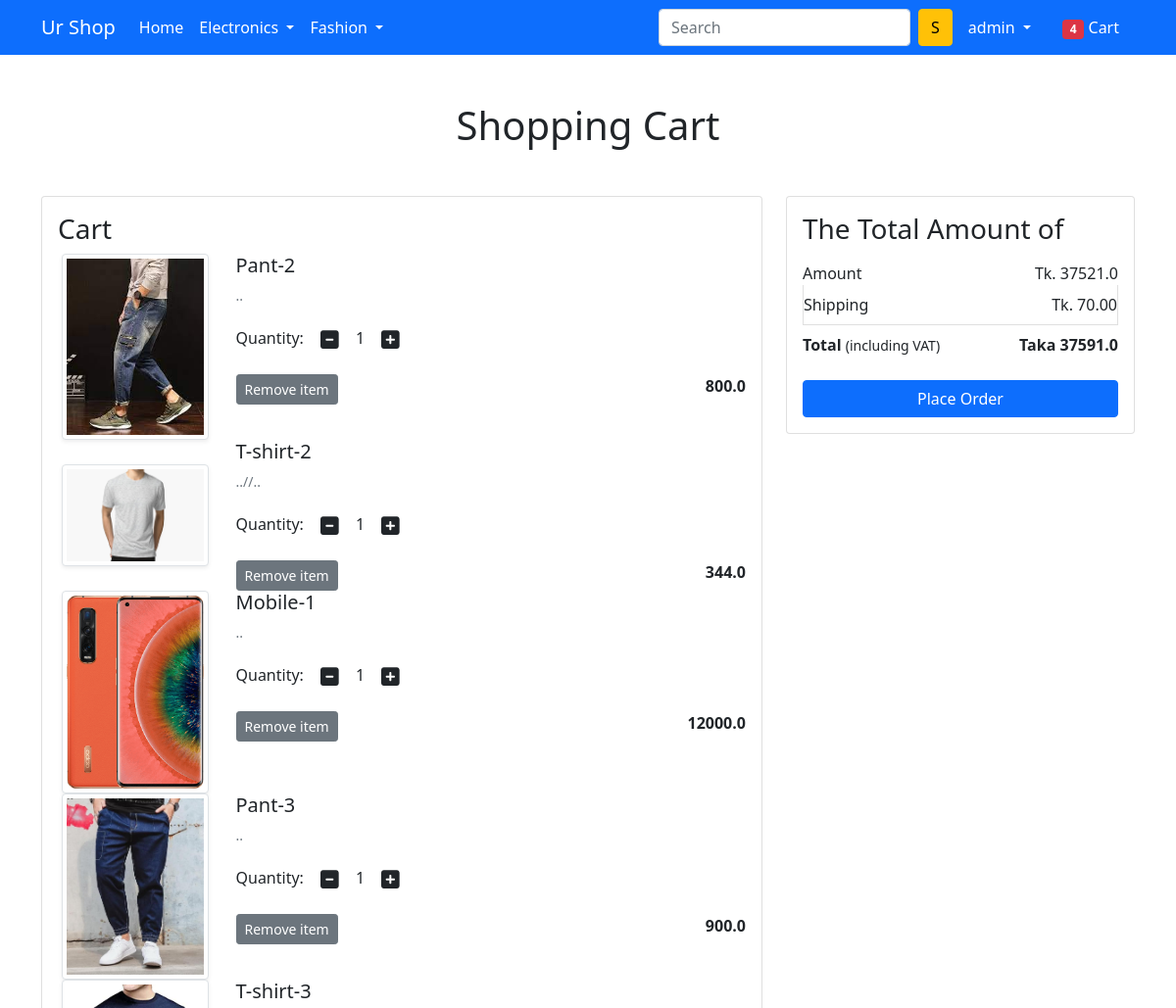
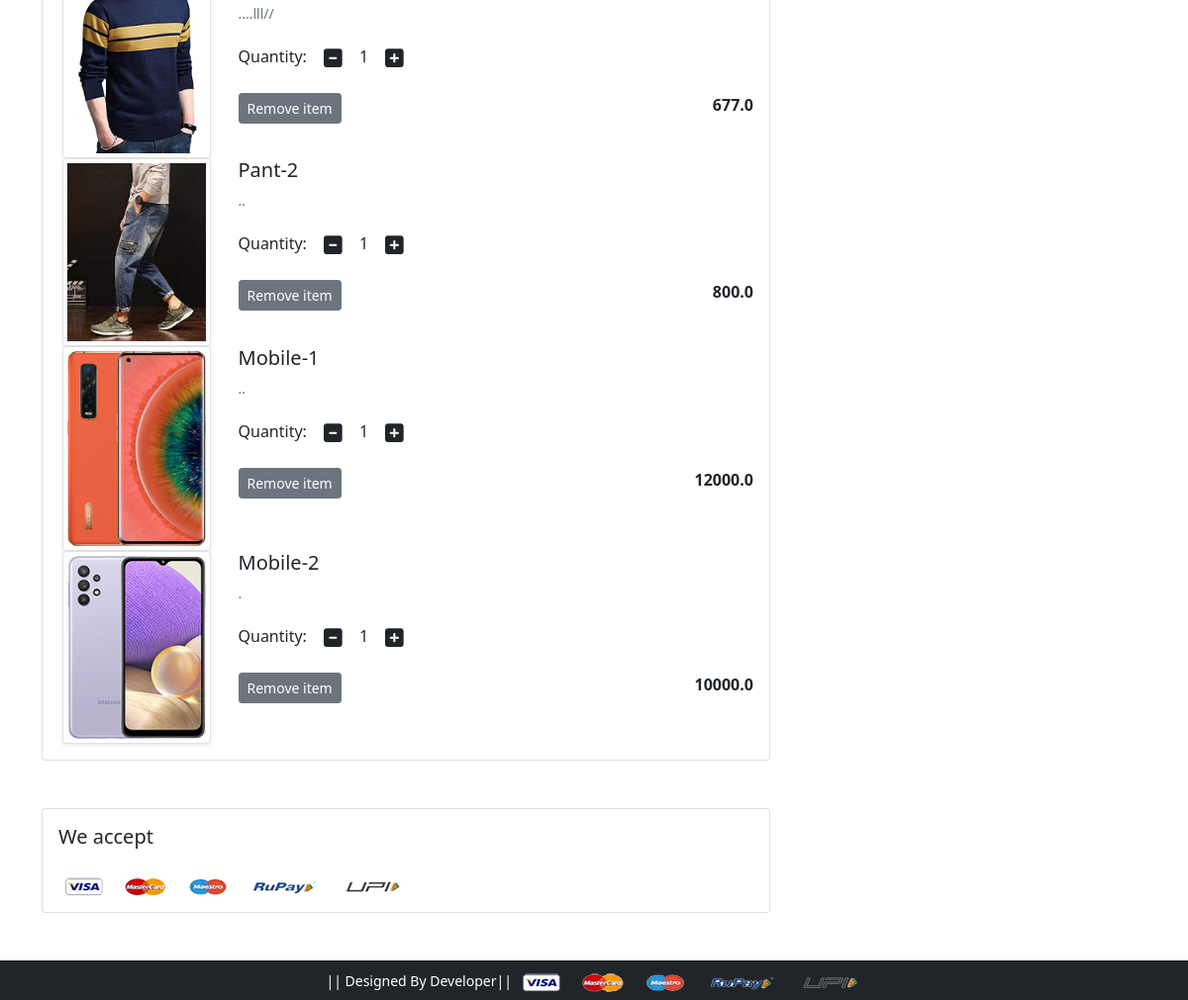
/cart/ (signed in), run on an earlier commit of the app's database (2 pictures, top to bottom).
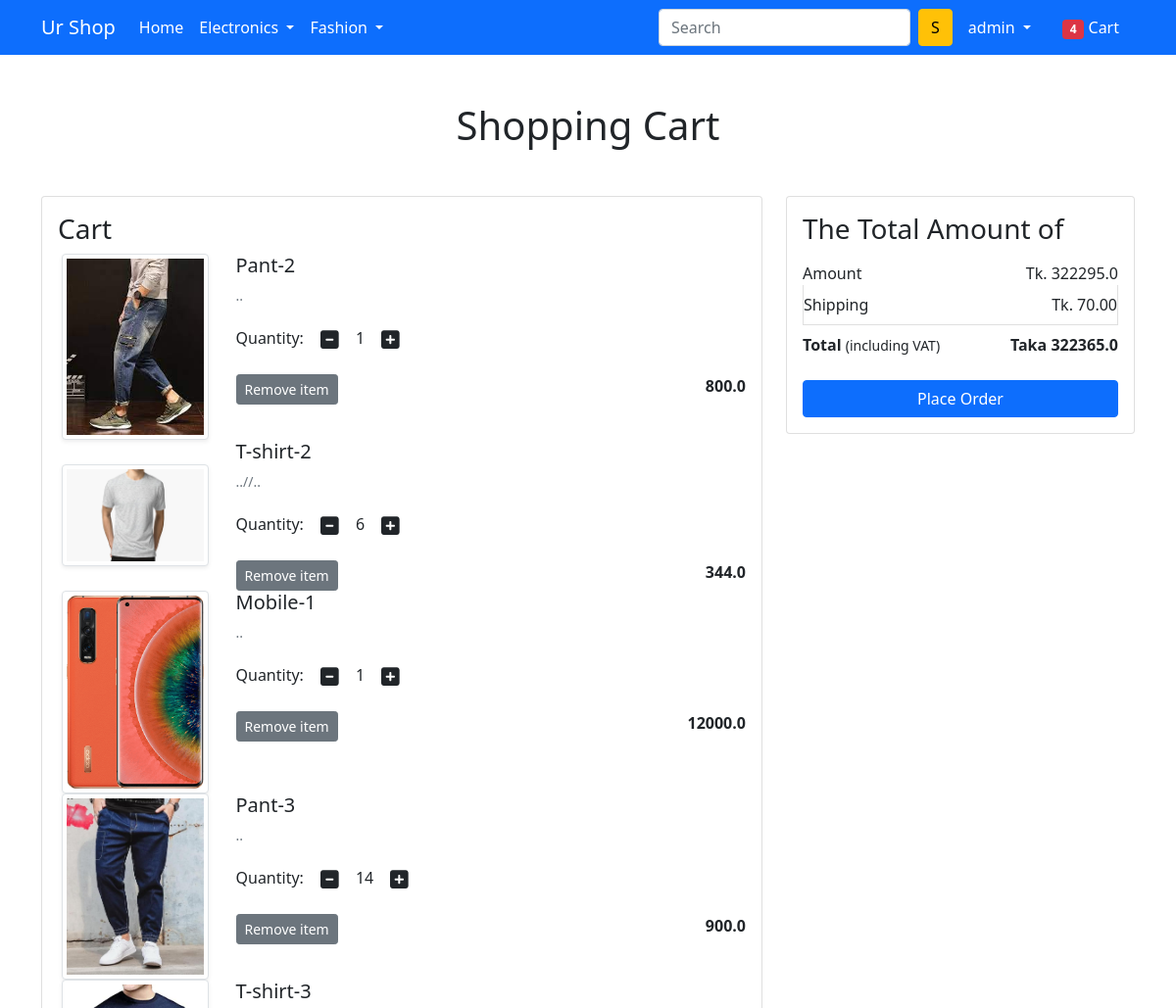
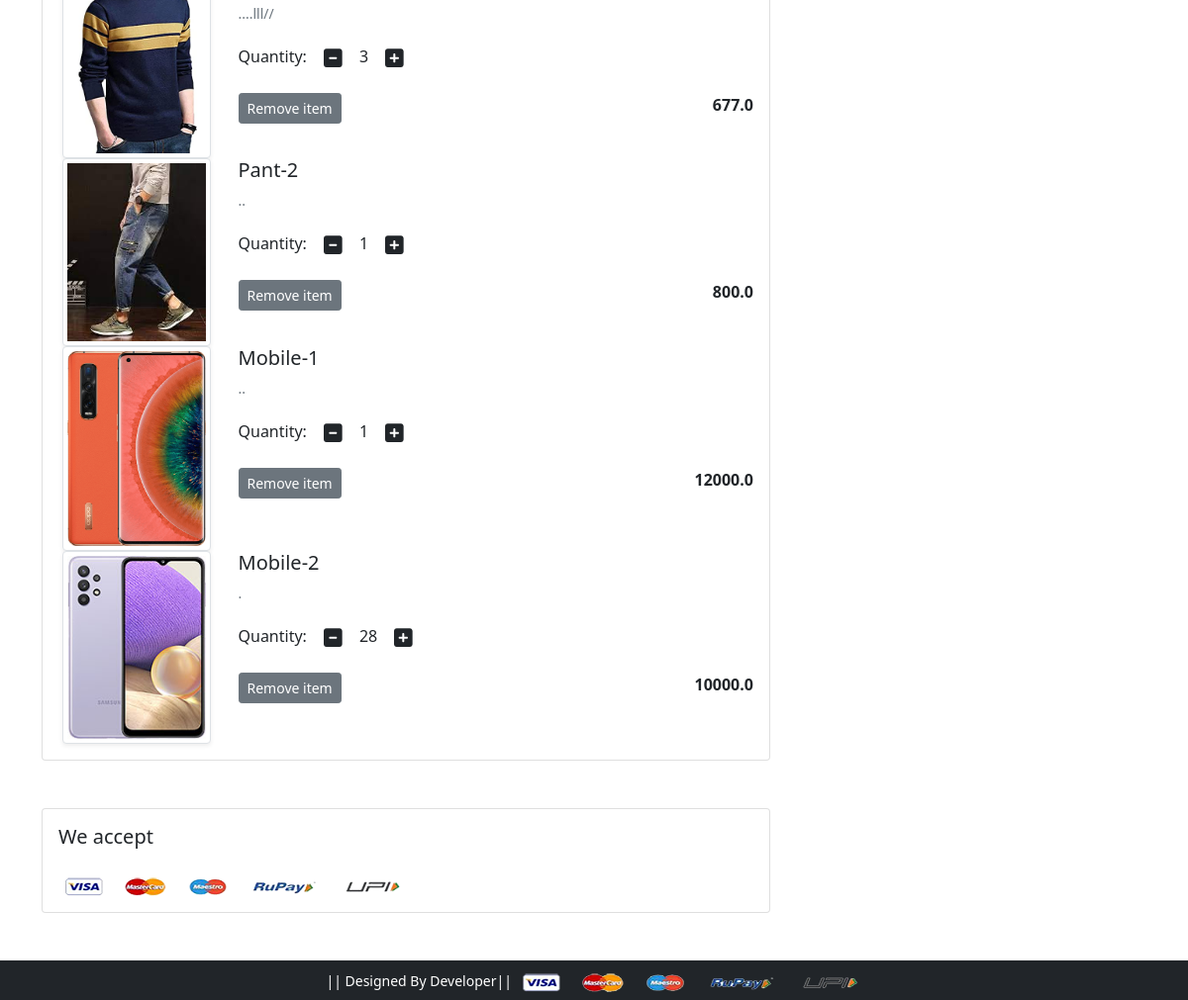
And on a later commit of the database (2 pictures, top to bottom).
### app/models.py (models this page shows, shortened)
class Cart(models.Model):
    user = models.ForeignKey(User, on_delete=models.CASCADE)
    product = models.ForeignKey(Product, on_delete=models.CASCADE)
    quantity = models.PositiveIntegerField(default=1)
    def __str__(self):
        return str(self.id)

class Product(models.Model):
    title = models.CharField(max_length=200)
    selling_price = models.FloatField()
    discounted_price = models.FloatField()
    description = models.TextField()
    brand = models.CharField(max_length=22)
    category = models.CharField(choices=CATEGORY_CHOICES, max_length=2)
    product_image = models.ImageField(upload_to='productimg')

### app/views.py (the view)
# urls.py: path('cart/', views.show_cart, name='show_cart'),
def show_cart(request):
    if request.user.is_authenticated:
        user = request.user
        carts = Cart.objects.filter(user=user)
        cart_product = [p for p in carts]
        amount = 0.0
        shipping_amount = 70.0
        total_amount = 0.0
        print(cart_product)
        if cart_product:
            for p in cart_product:
                temp_amount = (p.quantity * p.product.discounted_price)
                amount += temp_amount
                total_amount = amount + shipping_amount
                print(p)
            return render(request, 'app/addtocart.html',
                          {'carts': carts, 'amount': amount, 'total_amount': total_amount})
        else:
            return render(request, 'app/empty_cart.html')

### app/templates/app/addtocart.html (shortened to what this page needs)
{% extends 'app/base.html' %}
{% load static %}
{% block main-content %}
<div class="container my-5">
 <div class="row">
  <h1 class="text-center mb-5">Shopping Cart</h1>
  <div class="col-sm-8">
  <div class="card">
   <div class="card-body">
    <h3>Cart</h3>
    {% for cart in carts %}
    <div class="row">
     <div class="col-sm-3 text-center align-self-center"><img src="{{cart.product.product_image.url}}" alt="" srcset="" class="img-fluid img-thumbnail shadow-sm" height="150" width="150"> </div>
     <div class="col-sm-9">
      <div>
       <h5>{{cart.product.title}}</h5>
       <p class="mb-2 text-muted small">{{cart.product.description}}</p>
       <div class="my-3">
        <label for="quantity">Quantity:</label>
        <a class="minus-cart btn" pid="{{cart.product.id}}"><i class="fas fa-minus-square fa-lg"></i></a>
          <span id="quantity">{{cart.quantity}}</span>
        <a class="plus-cart btn" pid="{{cart.product.id}}"><i class="fas fa-plus-square fa-lg"></i></a>
       </div>
       <div class="d-flex justify-content-between">
        <a href="#" class="btn btn-sm btn-secondary mr-3" pid="{{cart.product.id}}">Remove item </a>
        <p class="mb-0"><span><strong>{{cart.product.discounted_price}}</strong></span></p>
       </div>
      </div>
     </div>
    </div>
    {% endfor %}
   </div>
   </div>
  </div>
  <div class="col-sm-4">
   <div class="card">
    <div class="card-body">
      <h3>The Total Amount of</h3>
      <ul class="list-group">
       <li class="list-group-item d-flex justify-content-between align-items-center border-0 px-0 pb-0">Amount<span>Tk. {{amount}}</span></li>
       <li class="list-group-item d-flex justify-content-between align-items-center px-0">Shipping<span>Tk. 70.00</span></li>
       <li class="list-group-item d-flex justify-content-between align-items-center border-0 px-0 mb-3">
        <div>
           <strong>Total</strong> <small>(including VAT)</small>
         </div>
         <span><strong>Taka {{total_amount}}</strong></span>
       </li>
      </ul>
      <div class="d-grid"><a href="{% url 'checkout' %}" class="btn btn-primary">Place Order</a></div>
    </div>
   </div>
  </div>
 </div>
</div>
<div class="container">
 <div class="row">
  <div class="col-sm-8">
   <div class="card">
    <div class="card-body">
      <h5 class="mb-4">We accept</h5>
      <img src="{% static 'app/images/payment.png' %}" alt="" class="img-fluid">
    </div>
  </div>
  </div>
 </div>
</div>
{% endblock main-content %}

What changed in the data, as far as the page shows it:
changed Cart "T-shirt-2": quantity "1" → "6"
changed Cart "Pant-3": quantity "1" → "14"
changed Cart "T-shirt-3": quantity "1" → "3"
changed Cart "Mobile-2": quantity "1" → "28"
Also different on the page:
{{ amount }}: "37521.0" → "322295.0"
{{ total_amount }}: "37591.0" → "322365.0"
